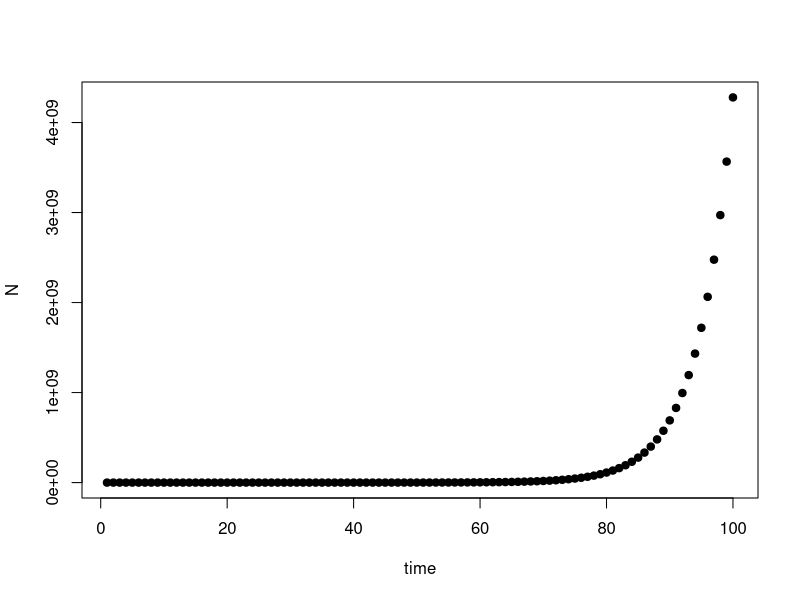

Write the R code that produced this figure.
# step 1 Parameters
d <- 0.7
b <- 3
m <- 4
Nt <- 42

# step 2 Mice function
mice <- function(Nt,d,b,m){
  Nt1 <- (1+b)*(1-d)*Nt + m
  return(Nt1)
}

#step 3 test function
Nt1 <- mice(Nt,d,b,m)

#step 4 new variable 
N <- rep(NA,100)

#step 5 create for loop
N[1] <- Nt
for(i in 2:100){
  N[i] <- mice(Nt,d,b,m)
  Nt <- N[i]
}

# step 6 Plot N over time 
plot(N,xlab="time",ylab="N",pch=19,col="black")


